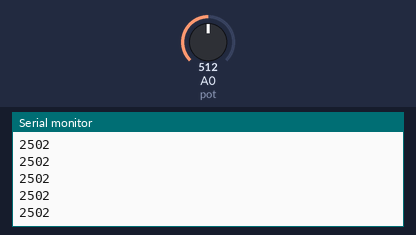
Bench run of a sketch on a simulated Arduino Uno, built with avr-gcc and run on an emulated ATmega328P. On the bench: the last lines printed to the serial monitor. Inputs (shaded band) come from the test bench; at power-on: A0 (pot) = 512.

Above: at 1.2 s.
1.3 s: A0 (pot) set to 716
At 2.1 s:
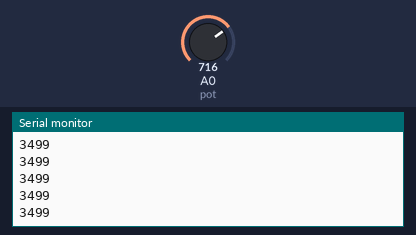
2.8 s: A0 (pot) set to 900
At 3.7 s:
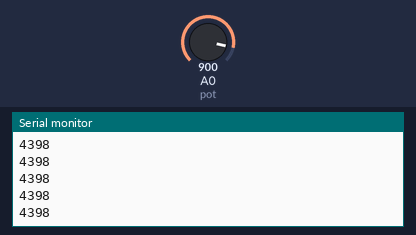
Timing chart, 0 to 5.8 s (numbered marks = the images above; inputs shaded):
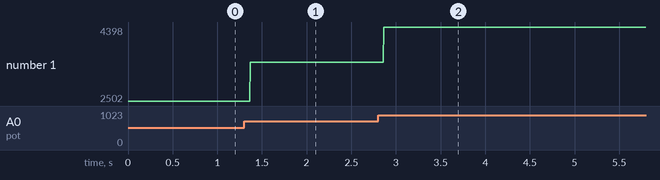

The sketch:

emulated_pwm.ino
```cpp
#define pot A0

void setup() {
  pinMode(pot, INPUT);
  Serial.begin(9600);
}

void loop() {
  int pot_val = analogRead(pot);
  unsigned int dur = map(pot_val,0,1023,0,5000);
  Serial.println(dur);

  PORTD|= 0b10000000;
  delayMicroseconds(dur);
  PORTD&= 0b01111111;
  delayMicroseconds(1000);
}
```

Measured:
- after the input at 1.3 s, the serial monitor: prints a new line after 0.07 s (image 1)
- after the input at 2.8 s, the serial monitor: prints a new line after 0.06 s (image 2)
- plotted number 1: 2502 → 3499 after the input at 1.3 s, 3499 → 4398 after the input at 2.8 s
